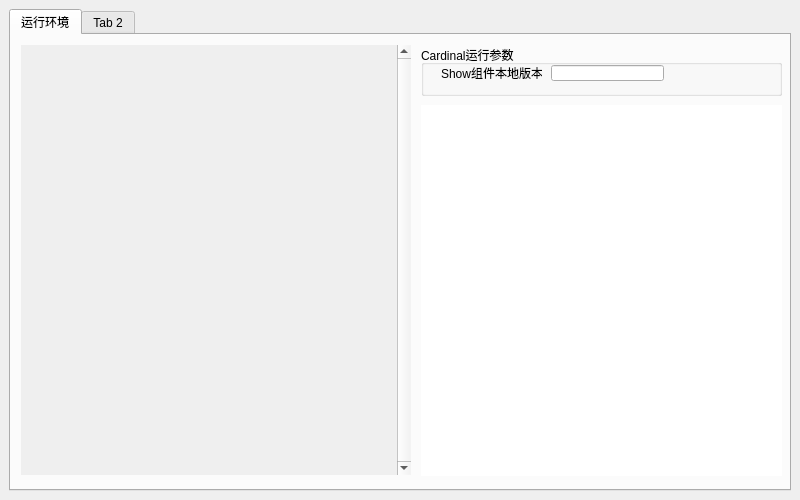
<?xml version="1.0" encoding="UTF-8"?>
<ui version="4.0">
 <class>MainWindow</class>
 <widget class="QMainWindow" name="MainWindow">
  <property name="geometry">
   <rect>
    <x>0</x>
    <y>0</y>
    <width>800</width>
    <height>500</height>
   </rect>
  </property>
  <property name="minimumSize">
   <size>
    <width>800</width>
    <height>500</height>
   </size>
  </property>
  <property name="maximumSize">
   <size>
    <width>800</width>
    <height>500</height>
   </size>
  </property>
  <property name="windowTitle">
   <string>MainWindow</string>
  </property>
  <property name="windowIcon">
   <iconset resource="Mainwindow/img.qrc">
    <normaloff>:/icon/setting.svg</normaloff>:/icon/setting.svg</iconset>
  </property>
  <widget class="QWidget" name="centralwidget">
   <layout class="QGridLayout" name="gridLayout">
    <item row="0" column="0">
     <widget class="QTabWidget" name="tabWidget">
      <property name="currentIndex">
       <number>0</number>
      </property>
      <widget class="QWidget" name="Runtime">
       <attribute name="title">
        <string>运行环境</string>
       </attribute>
       <widget class="QGroupBox" name="groupBox">
        <property name="geometry">
         <rect>
          <x>410</x>
          <y>10</y>
          <width>361</width>
          <height>51</height>
         </rect>
        </property>
        <property name="title">
         <string>Cardinal运行参数</string>
        </property>
        <property name="flat">
         <bool>false</bool>
        </property>
        <widget class="QLabel" name="label">
         <property name="geometry">
          <rect>
           <x>20</x>
           <y>20</y>
           <width>101</width>
           <height>16</height>
          </rect>
         </property>
         <property name="text">
          <string>Show组件本地版本</string>
         </property>
        </widget>
        <widget class="QLineEdit" name="lineEdit_PlayerVersion">
         <property name="enabled">
          <bool>true</bool>
         </property>
         <property name="geometry">
          <rect>
           <x>130</x>
           <y>20</y>
           <width>113</width>
           <height>16</height>
          </rect>
         </property>
         <property name="readOnly">
          <bool>true</bool>
         </property>
        </widget>
       </widget>
       <widget class="QScrollArea" name="scrollArea">
        <property name="geometry">
         <rect>
          <x>10</x>
          <y>10</y>
          <width>390</width>
          <height>430</height>
         </rect>
        </property>
        <property name="frameShape">
         <enum>QFrame::NoFrame</enum>
        </property>
        <property name="verticalScrollBarPolicy">
         <enum>Qt::ScrollBarAlwaysOn</enum>
        </property>
        <property name="horizontalScrollBarPolicy">
         <enum>Qt::ScrollBarAlwaysOff</enum>
        </property>
        <property name="widgetResizable">
         <bool>true</bool>
        </property>
        <widget class="QWidget" name="scrollAreaWidgetContents">
         <property name="geometry">
          <rect>
           <x>0</x>
           <y>0</y>
           <width>373</width>
           <height>430</height>
          </rect>
         </property>
        </widget>
       </widget>
       <widget class="QTextBrowser" name="textBrowser">
        <property name="geometry">
         <rect>
          <x>410</x>
          <y>70</y>
          <width>361</width>
          <height>371</height>
         </rect>
        </property>
        <property name="frameShape">
         <enum>QFrame::NoFrame</enum>
        </property>
        <property name="markdown">
         <string/>
        </property>
        <property name="html">
         <string>&lt;!DOCTYPE HTML PUBLIC &quot;-//W3C//DTD HTML 4.0//EN&quot; &quot;http://www.w3.org/TR/REC-html40/strict.dtd&quot;&gt;
&lt;html&gt;&lt;head&gt;&lt;meta name=&quot;qrichtext&quot; content=&quot;1&quot; /&gt;&lt;style type=&quot;text/css&quot;&gt;
p, li { white-space: pre-wrap; }
&lt;/style&gt;&lt;/head&gt;&lt;body style=&quot; font-family:'SimSun'; font-size:9pt; font-weight:400; font-style:normal;&quot;&gt;
&lt;p style=&quot;-qt-paragraph-type:empty; margin-top:0px; margin-bottom:0px; margin-left:0px; margin-right:0px; -qt-block-indent:0; text-indent:0px;&quot;&gt;&lt;br /&gt;&lt;/p&gt;&lt;/body&gt;&lt;/html&gt;</string>
        </property>
        <property name="overwriteMode">
         <bool>false</bool>
        </property>
       </widget>
      </widget>
      <widget class="QWidget" name="tab_2">
       <attribute name="title">
        <string>Tab 2</string>
       </attribute>
      </widget>
     </widget>
    </item>
   </layout>
  </widget>
 </widget>
 <resources>
  <include location="Mainwindow/img.qrc"/>
 </resources>
 <connections/>
</ui>
